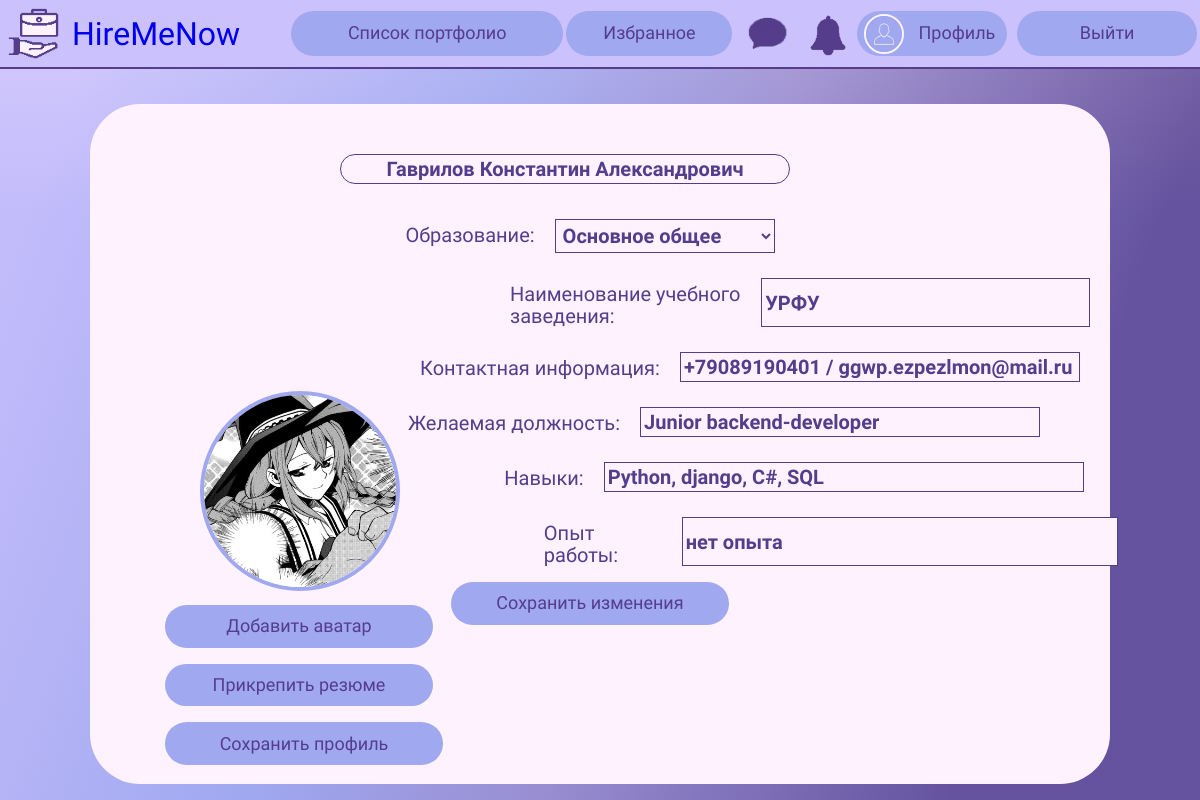
The app's page /edit-profile/ (signed in), older data.
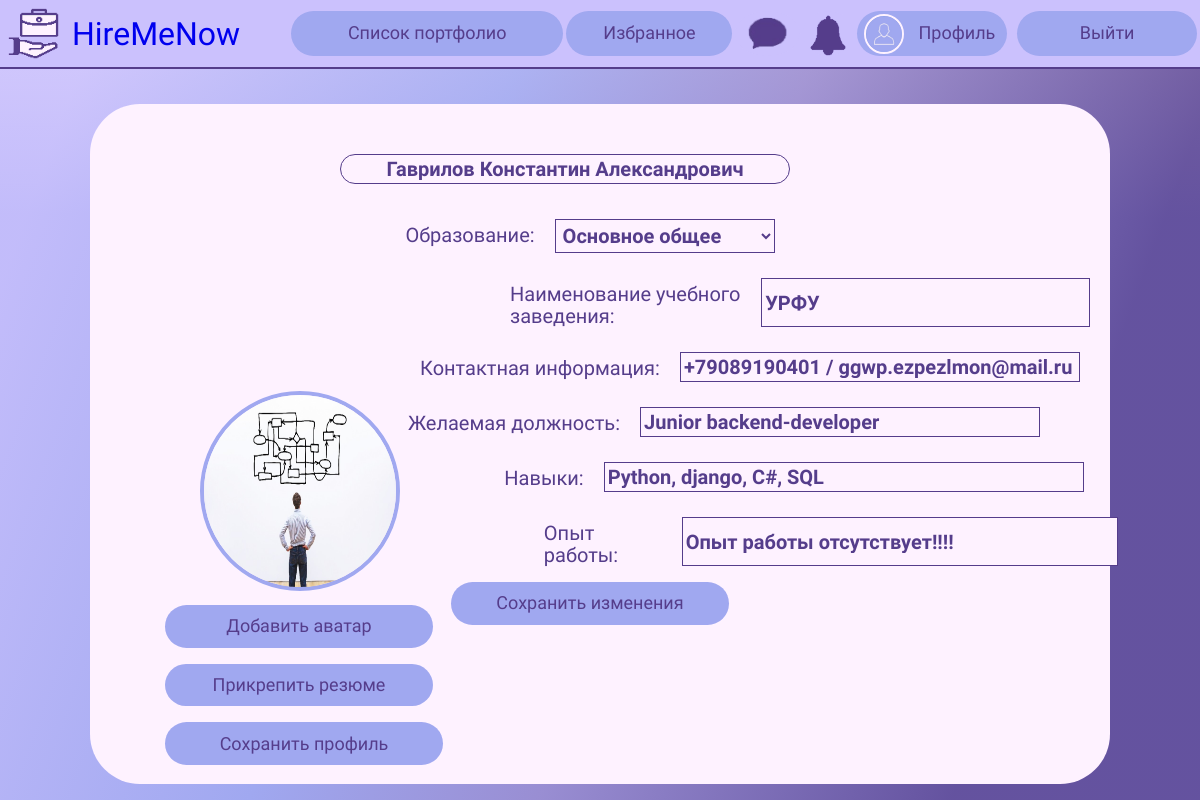
The same page, newer data.
### mainApp/models.py (models this page shows, shortened)
class userProfile(models.Model):
    user = models.OneToOneField(User, null=True, on_delete=models.CASCADE)
    resume = models.FileField(upload_to='files/', validators=[FileExtensionValidator(allowed_extensions=['pdf'])], blank=True)
    avatar = models.ImageField(upload_to='images/', default='../static/img/profile.png', validators=[FileExtensionValidator(allowed_extensions=['png', 'jpg', 'jpeg'])], blank=True)
    fullName = models.CharField(max_length=100, blank=False, default='похоже, тут ничего нет...')
    education = models.CharField(max_length=100, blank=False, default='похоже, тут ничего нет...')
    edu_base = models.CharField(max_length=100, blank=False, default='похоже, тут ничего нет...')
    contacts = models.CharField(max_length=250, blank=False, default='похоже, тут ничего нет...')
    level = models.CharField(max_length=100, blank=False, default='похоже, тут ничего нет...')
    chars = models.CharField(max_length=150, blank=False, default='похоже, тут ничего нет...')
    exp = models.CharField(max_length=200, blank=False, default='похоже, тут ничего нет...')

### mainApp/views.py (the view, shortened to what this page needs)
# urls.py: path('edit-profile/', views.edit_profile, name='edit-profile'),
def edit_profile(request):
    user_profile = userProfile.objects.get(user=request.user)
    if request.method == 'POST' and 'text-data' in request.POST:
        cho = request.POST.get('edu-base')
        school = request.POST.get('school-inputs')
        contacts = request.POST.get('contacts-input')
        role = request.POST.get('role-input')
        skills = request.POST.get('skills-input')
        exp = request.POST.get('exp-input')
        user_profile.fullName = request.POST.get('user-name')
        user_profile.education = cho
        user_profile.edu_base = school
        user_profile.contacts = contacts
        user_profile.level = role
        user_profile.chars = skills
        user_profile.exp = exp
        user_profile.save()
        return redirect('edit-profile')
    else:
        return render(request, 'edit-profile.html', {'user_profile': user_profile})

### templates/edit-profile.html (shortened to what this page needs)
{% load static %}
<!DOCTYPE html>
<html lang="ru" dir="ltr">
  <head>
    <link rel="stylesheet" href="{% static 'css/edit-profile.css' %}">
    <link rel="stylesheet" href="{% static 'css/no_underline.css' %}"
  </head>
  <body>
    <div id="nav-bar">
		<a href="{% url 'home' %}" id="header">
			<img id="main-logo" src="{% static 'img/logo.png' %}" alt="logo">
			<h1 id="name">HireMeNow</h1>
		</a>
		<div id="buttons">
			<button class="btn" id="portfolio-list">Список портфолио</button>
			<button class="btn" id="favorite">Избранное</button>
			<a href="{% url 'chat_template' %}" id="chat">
			<img src="{% static 'img/chat.png' %}" width="65px" alt="chat">
			</a>
			<button id="notice">
			<img src="{% static 'img/notice.png' %}" width="50px" alt="notice">
			</button>
			<div id="enter">
				<a href="{% url 'profile' request.user.username %}" class="btn" id="profile"><img id="profile-picture" src="{% static 'img/profile.png' %}" width="40px">Профиль</a>
				<a href="{% url 'logout' %}" class="btn" id="logout">Выйти</a>
			</div>
		</div>
	</div>
	<div class="hero">
		<form class="info" method="POST">
			<input name="user-name" id="user-name" type="text" value="{{ user_profile.fullName }}" placeholder="Введите фио">
			<div id="education">
				<h5 class="info-labels">Образование:</h5>
				<select name='edu-base' id="edu-select">
					<option value="Основное общее">Основное общее</option>
				</select>
			</div>
			<div id="school-name">
				<h5>Наименование учебного заведения:</h5>
				<input name="school-inputs" class="info-inputs" id="school-input" type="text" value="{{ user_profile.edu_base }}">
			</div>
			<div id="contacts">
				<h5>Контактная информация:</h5>
				<input name="contacts-input" class="info-inputs" id="contacts-input" type="text" value="{{ user_profile.contacts }}">
			</div>
			<div id="fav-role">
				<h5>Желаемая должность:</h5>
				<input name="role-input" class="info-inputs" id="role-input" type="text" value="{{ user_profile.level }}">
			</div>
			<div id="skills">
				<h5>Навыки:</h5>
				<input name="skills-input" class="info-inputs" id="skills-input" type="text" value="{{ user_profile.chars }}">
			</div>
			<div id="exp">
				<h5>Опыт работы:</h5>
				<input name="exp-input" class="info-inputs" id="exp-input" type="text" value="{{ user_profile.exp }}">
			</div>
            <div>
                <button id="edit-profile" class="avatar-header-btn" type="submit" name="text-data">Сохранить изменения</button>
            </div>
		</form>
		<div class="avatar-header">
			<img class="avatar" src="{{ user_profile.avatar.url }}">
			<div class="btn-wrap">
				<form method="POST" enctype="multipart/form-data">
					<label for="avatar-input" id="avatar-btn">Добавить аватар</label>
					<label for="resume-input" id="resume-btn">Прикрепить резюме</label>
                    <button class="avatar-header-btn" id="edit-profile" type="submit" name="image-data">Сохранить профиль</button>
                </form>
			</div>
		</div>
	</div>
	</body>
</html>

Row changes from the older to the newer data that the page shows:
changed userProfile "Гаврилов Константин Александрович": exp-input "нет опыта" → "Опыт работы отсутствует!!!!"; avatar: a different picture
